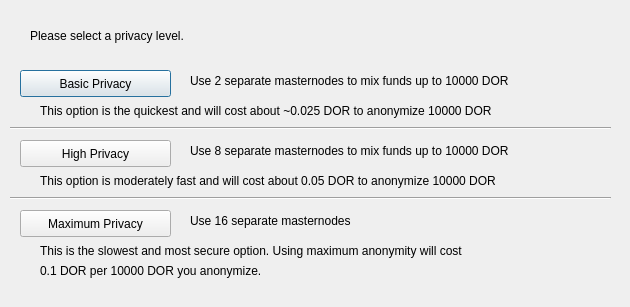
<?xml version="1.0" encoding="UTF-8"?>
<ui version="4.0">
 <class>ObfuscationConfig</class>
 <widget class="QDialog" name="ObfuscationConfig">
  <property name="geometry">
   <rect>
    <x>0</x>
    <y>0</y>
    <width>630</width>
    <height>307</height>
   </rect>
  </property>
  <property name="windowTitle">
   <string>Configure Obfuscation</string>
  </property>
  <widget class="QPushButton" name="buttonBasic">
   <property name="geometry">
    <rect>
     <x>20</x>
     <y>70</y>
     <width>151</width>
     <height>27</height>
    </rect>
   </property>
   <property name="text">
    <string>Basic Privacy</string>
   </property>
  </widget>
  <widget class="QPushButton" name="buttonHigh">
   <property name="geometry">
    <rect>
     <x>20</x>
     <y>140</y>
     <width>151</width>
     <height>27</height>
    </rect>
   </property>
   <property name="text">
    <string>High Privacy</string>
   </property>
  </widget>
  <widget class="QPushButton" name="buttonMax">
   <property name="geometry">
    <rect>
     <x>20</x>
     <y>210</y>
     <width>151</width>
     <height>27</height>
    </rect>
   </property>
   <property name="text">
    <string>Maximum Privacy</string>
   </property>
  </widget>
  <widget class="QLabel" name="label">
   <property name="geometry">
    <rect>
     <x>30</x>
     <y>20</y>
     <width>571</width>
     <height>31</height>
    </rect>
   </property>
   <property name="text">
    <string>Please select a privacy level.</string>
   </property>
  </widget>
  <widget class="QLabel" name="label_2">
   <property name="geometry">
    <rect>
     <x>190</x>
     <y>70</y>
     <width>421</width>
     <height>21</height>
    </rect>
   </property>
   <property name="text">
    <string>Use 2 separate masternodes to mix funds up to 10000 DOR</string>
   </property>
  </widget>
  <widget class="QLabel" name="label_3">
   <property name="geometry">
    <rect>
     <x>190</x>
     <y>140</y>
     <width>411</width>
     <height>21</height>
    </rect>
   </property>
   <property name="text">
    <string>Use 8 separate masternodes to mix funds up to 10000 DOR</string>
   </property>
  </widget>
  <widget class="QLabel" name="label_4">
   <property name="geometry">
    <rect>
     <x>190</x>
     <y>210</y>
     <width>421</width>
     <height>21</height>
    </rect>
   </property>
   <property name="text">
    <string>Use 16 separate masternodes</string>
   </property>
  </widget>
  <widget class="QLabel" name="label_6">
   <property name="geometry">
    <rect>
     <x>40</x>
     <y>100</y>
     <width>561</width>
     <height>21</height>
    </rect>
   </property>
   <property name="text">
    <string>This option is the quickest and will cost about ~0.025 DOR to anonymize 10000 DOR</string>
   </property>
  </widget>
  <widget class="QLabel" name="label_7">
   <property name="geometry">
    <rect>
     <x>40</x>
     <y>170</y>
     <width>561</width>
     <height>21</height>
    </rect>
   </property>
   <property name="text">
    <string>This option is moderately fast and will cost about 0.05 DOR to anonymize 10000 DOR</string>
   </property>
  </widget>
  <widget class="QLabel" name="label_8">
   <property name="geometry">
    <rect>
     <x>40</x>
     <y>240</y>
     <width>561</width>
     <height>21</height>
    </rect>
   </property>
   <property name="text">
    <string>This is the slowest and most secure option. Using maximum anonymity will cost</string>
   </property>
  </widget>
  <widget class="QLabel" name="label_9">
   <property name="geometry">
    <rect>
     <x>40</x>
     <y>260</y>
     <width>561</width>
     <height>21</height>
    </rect>
   </property>
   <property name="text">
    <string>0.1 DOR per 10000 DOR you anonymize.</string>
   </property>
  </widget>
  <widget class="Line" name="line">
   <property name="geometry">
    <rect>
     <x>10</x>
     <y>120</y>
     <width>601</width>
     <height>16</height>
    </rect>
   </property>
   <property name="orientation">
    <enum>Qt::Horizontal</enum>
   </property>
  </widget>
  <widget class="Line" name="line_2">
   <property name="geometry">
    <rect>
     <x>10</x>
     <y>190</y>
     <width>601</width>
     <height>16</height>
    </rect>
   </property>
   <property name="orientation">
    <enum>Qt::Horizontal</enum>
   </property>
  </widget>
 </widget>
 <resources/>
 <connections/>
</ui>
